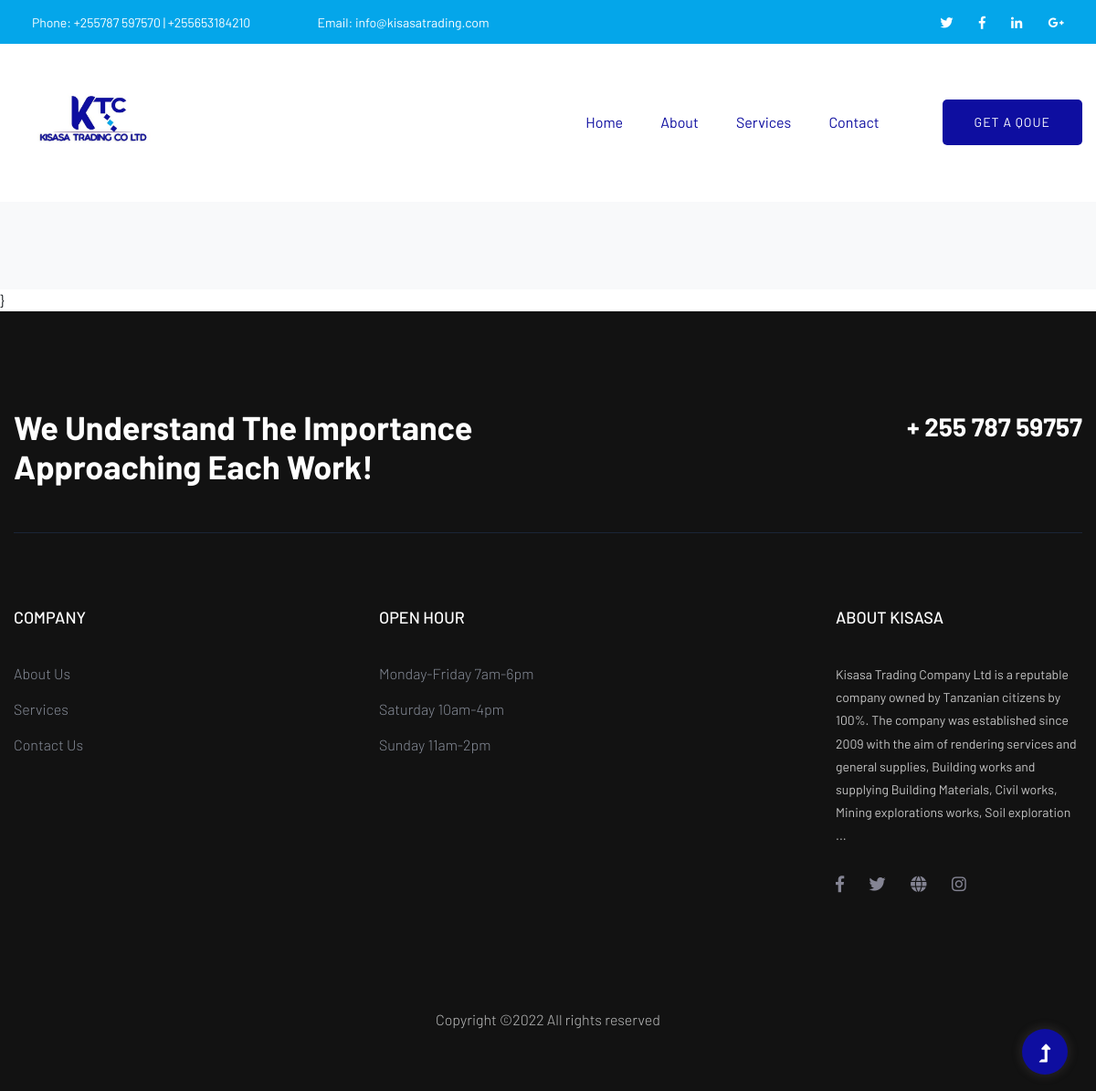
Before: /crud/test/ with the older database file.
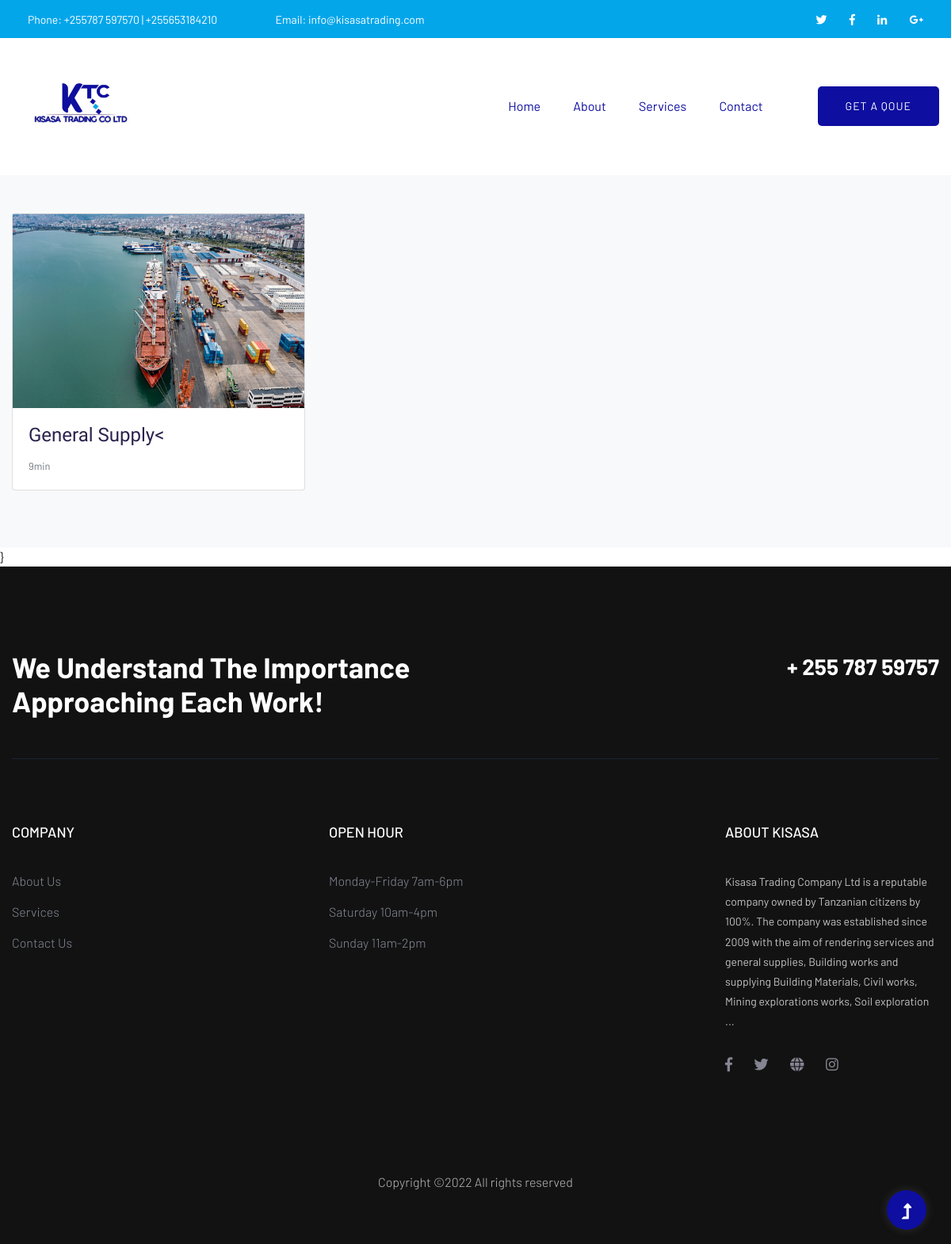
After: the same page with the newer database file.
### kisasacrud/models.py (models this page shows, shortened)
class Core(models.Model):
   title= models.CharField(max_length=50)
   excerpt=models.TextField(null=True)
   author=models.ForeignKey(User,  on_delete=models.CASCADE)
   slug=models.SlugField(max_length=100,unique=True)
   update=models.DateField(auto_now=True, )
   published=models.DateField(default=timezone.now)
   def get_absolute_url(self):
       return reverse("single_post", args=[self.slug])
   class Meta:
    ordering=['-published']

### kisasacrud/views.py (the view)
# urls.py: path('test/', IndexTemplate.as_view(), name='index_page'),
class IndexTemplate(ListView):
    template_name='test.html'
    model=Core

### kisasacrud/templates/test.html (shortened to what this page needs)
{% extends 'base.html' %}
{% block contents %}
{% load static %}
<div class="bg-light py-5 album">
    <div class="container">
        <div class="row">
            {% for core in object_list %}
            <div class="col-md-4">
                <div class="card mb-4 box-shadow">
                    <img class="card-img rounded-0" src="{% static 'assets/img/blog/single_blog_3.jpg'%}" alt="">
                    <div  class="card-body">
                        <h4><a href="{{core.get_absolute_url}}">{{core.title}}<</a></h4>
                         <div class="d-flex justify-content-between align-items-center">
                            <div class="">
                                <small class="text-muted">9min</small>
                            </div>
                         </div>
                    </div>
                </div>
            </div>
            {% endfor %}
        </div>
    </div>
</div>
{% endblock contents %}

### kisasacrud/templates/base.html (shortened to what this page needs)
<html class="no-js" lang="zxx">
{% load static %}
<head>
    <link rel="stylesheet" href="{% static 'assets/css/bootstrap.min.css'%}">
    <link rel="stylesheet" href="{% static 'assets/css/owl.carousel.min.css'%}">
    <link rel="stylesheet" href="{% static 'assets/css/slicknav.css'%}">
    <link rel="stylesheet" href="{% static 'assets/css/flaticon.css'%}">
    <link rel="stylesheet" href="{% static 'assets/css/animate.min.css'%}">
    <link rel="stylesheet" href="{% static 'assets/css/magnific-popup.css'%}">
    <link rel="stylesheet" href="{% static 'assets/css/fontawesome-all.min.css'%}">
    <link rel="stylesheet" href="{% static 'assets/css/themify-icons.css'%}">
    <link rel="stylesheet" href="{% static 'assets/css/slick.css'%}">
    <link rel="stylesheet" href="{% static 'assets/css/nice-select.css'%}">
    <link rel="stylesheet" href="{% static 'assets/css/style.css'%}">
</head>
<body>
<header>
    <div class="header-area">
        <div class="main-header ">
            <div class="header-top d-none d-lg-block">
                <div class="container">
                    <div class="col-xl-12">
                        <div class="row d-flex justify-content-between align-items-center">
                            <div class="header-info-left">
                                <ul>
                                    <li>Phone: +255787 597570 | +255653184210</li>
                                    <li>Email: info@kisasatrading.com</li>
                                </ul>
                            </div>
                            <div class="header-info-right">
                                <ul class="header-social">
                                    <li><a href="#"><i class="fab fa-twitter"></i></a></li>
                                    <li><a href="#"><i class="fab fa-facebook-f"></i></a></li>
                                    <li><a href="#"><i class="fab fa-linkedin-in"></i></a></li>
                                    <li> <a href="#"><i class="fab fa-google-plus-g"></i></a></li>
                                </ul>
                            </div>
                        </div>
                    </div>
                </div>
            </div>
            <div class="header-bottom  header-sticky">
                <div class="container">
                    <div class="row align-items-center">
                        <div class="col-xl-2 col-lg-2">
                            <div class="logo">
                                <a href="{% url 'index_page' %}       "><img src="{% static 'assets/img/logo/logo.jfif'%}" alt=""></a>
                            </div>
                        </div>
                        <div class="col-xl-10 col-lg-10">
                            <div class="menu-wrapper  d-flex align-items-center justify-content-end">
                                <div class="main-menu d-none d-lg-block">
                                    <nav>
                                        <ul id="navigation">
                                            <li><a href="{% url 'index_page' %}       ">Home</a></li>
                                            <li><a href="{% url 'about_page' %}       ">About</a></li>
                                            <li><a href="{% url 'service_page' %}   ">Services</a></li>
                                            <li><a href="{% url 'contact_page' %}       ">Contact</a></li>
                                        </ul>
                                    </nav>
                                </div>
                                <div class="header-right-btn d-none d-lg-block ml-20">
                                    <a href="{% url 'contact_page' %}" class="btn header-btn">Get A Qoue</a>
                                </div>
                            </div>
                        </div>
                        <div class="col-12">
                        </div>
                    </div>
                </div>
            </div>
        </div>
    </div>
</header>
{% block contents  %}
{% endblock contents  %}}
<footer>
    <div class="footer-area footer-bg">
        <div class="container">
            <div class="footer-top footer-padding">
                <div class="footer-heading">
                    <div class="row justify-content-between">
                        <div class="col-xl-6 col-lg-8 col-md-8">
                            <div class="wantToWork-caption wantToWork-caption2">
                                <h2>We Understand The Importance Approaching Each Work!</h2>
                            </div>
                        </div>
                        <div class="col-xl-3 col-lg-4">
                            <span class="contact-number f-right">+ 255 787 59757</span>
                        </div>
                    </div>
                </div>
                <div class="row d-flex justify-content-between">
                    <div class="col-xl-2 col-lg-2 col-md-4 col-sm-6">
                        <div class="single-footer-caption mb-50">
                            <div class="footer-tittle">
                                <h4>COMPANY</h4>
                                <ul>
                                    <li><a href="{% url 'about_page' %}">About Us</a></li>
                                    <li><a href="{% url 'service_page' %}">Services</a></li>
                                    <li><a href="{% url 'contact_page' %}"> Contact Us</a></li>
                            </div>
                        </div>
                    </div>
                    <div class="col-xl-3 col-lg-3 col-md-4 col-sm-6">
                        <div class="single-footer-caption mb-50">
                            <div class="footer-tittle">
                                <h4>Open hour</h4>
                                <ul>
                                    <li><a href="#"> Monday-Friday 7am-6pm</a></li>
                                    <li><a href="#"> Saturday 10am-4pm</a></li>
                                    <li><a href="#"> Sunday 11am-2pm</a></li>
                                </ul>
                            </div>
                        </div>
                    </div>
                    <div class="col-xl-3 col-lg-4 col-md-5 col-sm-6">
                        <div class="single-footer-caption mb-50">
                            <div class="footer-tittle">
                                    <h4>ABOUT KISASA</h4>
                                <div class="footer-pera">
                                    <p class="info1">Kisasa Trading Company Ltd is a reputable
                                        company owned by Tanzanian citizens by 100%. The company was
                                        established since 2009 with the aim of rendering services and general
                                        supplies, Building works and supplying Building Materials, Civil works,
                                         Mining explorations works, Soil exploration ...</p>
                                </div>
                            </div>
                            <div class="footer-social ">
                                <a href="https://www.facebook.com/sai4ull"><i class="fab fa-facebook-f"></i></a>
                                <a href=""><i class="fab fa-twitter"></i></a>
                                <a href="#"><i class="fas fa-globe"></i></a>
                                <a href="#"><i class="fab fa-instagram"></i></a>
                            </div>
                        </div>
                    </div>
                </div>
            </div>
            <div class="footer-bottom">
                <div class="row d-flex align-items-center">
                    <div class="col-lg-12">
                        <div class="footer-copy-right text-center">
                            <p>
  Copyright &copy;<script>document.write(new Date().getFullYear());</script> All rights reserved
                    </div>
                </div>
            </div>
        </div>
    </div>
</footer>
<div id="back-top" >
    <a title="Go to Top" href="#"> <i class="fas fa-level-up-alt"></i></a>
</div>
</body>
</html>

Changed rows visible on the page:
added Core: title "General Supply"
